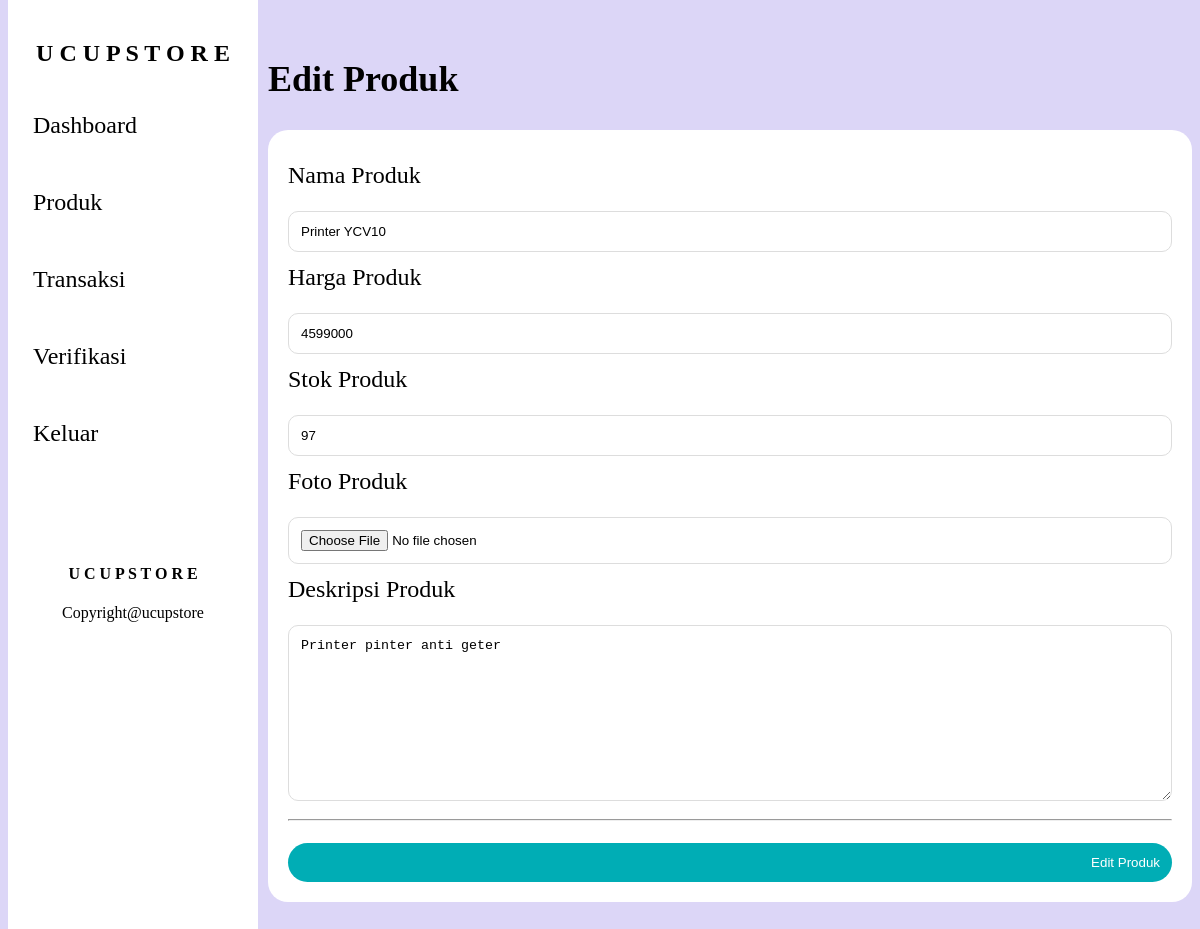
Screenshot of /admin/edit_produk.php?id=5 (signed in) with the database file from the repository.
### tables this page shows
CREATE TABLE `produk` (
  `id_produk` int(11) NOT NULL,
  `nama_produk` varchar(100) NOT NULL,
  `harga_produk` varchar(100) NOT NULL,
  `foto_produk` text DEFAULT NULL,
  `deskripsi_produk` varchar(255) NOT NULL,
  `stok_produk` varchar(100) NOT NULL
);

### admin/function.php (called while the page is built, shortened)
<?php
require '../koneksi.php';
function query($query){
    global $conn;
    $rows = [];
    $result = mysqli_query($conn, $query);
    while ($row = mysqli_fetch_assoc($result)) {
        $rows[] = $row;
    }
    return $rows;
}
?>

### admin/edit_produk.php (the view, shortened to what this page needs)
<?php
require 'function.php';
$id = $_GET["id"];
$data = query("SELECT * FROM produk WHERE id_produk = $id")[0];
$produk = query("SELECT * FROM produk");
?>
<!DOCTYPE html>
<html lang="en">
<head>
    <link rel="stylesheet" href="../style/style.css">
</head>
<body>
<?php include '../layout/sidebar.php' ?>
<div class="main">
    <h2>Edit Produk</h2>
    <div class="box">
        <form method="post" enctype="multipart/form-data">
            <label>Nama Produk</label>
            <input type="text" name="nama_produk" class="form-control"
            value="<?=$data['nama_produk']; ?>">
            <label>Harga Produk</label>
            <input type="text" name="harga_produk" class="form-control"
            value="<?=$data['harga_produk']; ?>">
            <label>Stok Produk</label>
            <input type="text" name="stok_produk" class="form-control"
            value="<?=$data['stok_produk']; ?>">
            <label>Foto Produk</label>
            <input type="file" name="foto_produk" class="form-control"
            value="<?=$data['foto_produk'];?>">
            <label>Deskripsi Produk</label>
            <textarea name="deskripsi_produk" rows="10" class="form-control"><?= $data["deskripsi_produk"]; ?></textarea><hr>
            <button type="submit" name="submit">Edit Produk</button>
        </form>
    </div><br>
</div>

### style/style.css (style rules this page uses)
body { background: #ddd; }
.main { margin-left: 260px; padding-top: 20px; font-size: 24px; }
.form-control { width: 100%; padding: 12px; border: 1px solid #ddd; border-radius: 5px; margin-top: 10px; box-sizing: border-box; }
button { padding: 10px; border: none; border-radius: 10px; margin-top: 10px; background: #4682B4; color: #fff; text-align: right; transition: 0.3s; }
label { padding: 12px 12px 12px 0; display: inline-block; }
.box { height: 100%; padding: 20px; background: #FFFFFF; border-radius: 20px; }

### login/style.css (style rules this page uses)
body { background: #DCD6F7; }
.form-control { width: 100%; padding: 12px; border: 1px solid #ddd; border-radius: 10px; margin-top: 10px; box-sizing: border-box; }
button { width: 100%; padding: 12px; border: none; border-radius: 30px; background: #00ADB5; color: #fff; cursor: pointer; }

### rows the page displays
produk: nama_produk "Printer YCV10", harga_produk "4599000", stok_produk "97", deskripsi_produk "Printer pinter anti geter"
